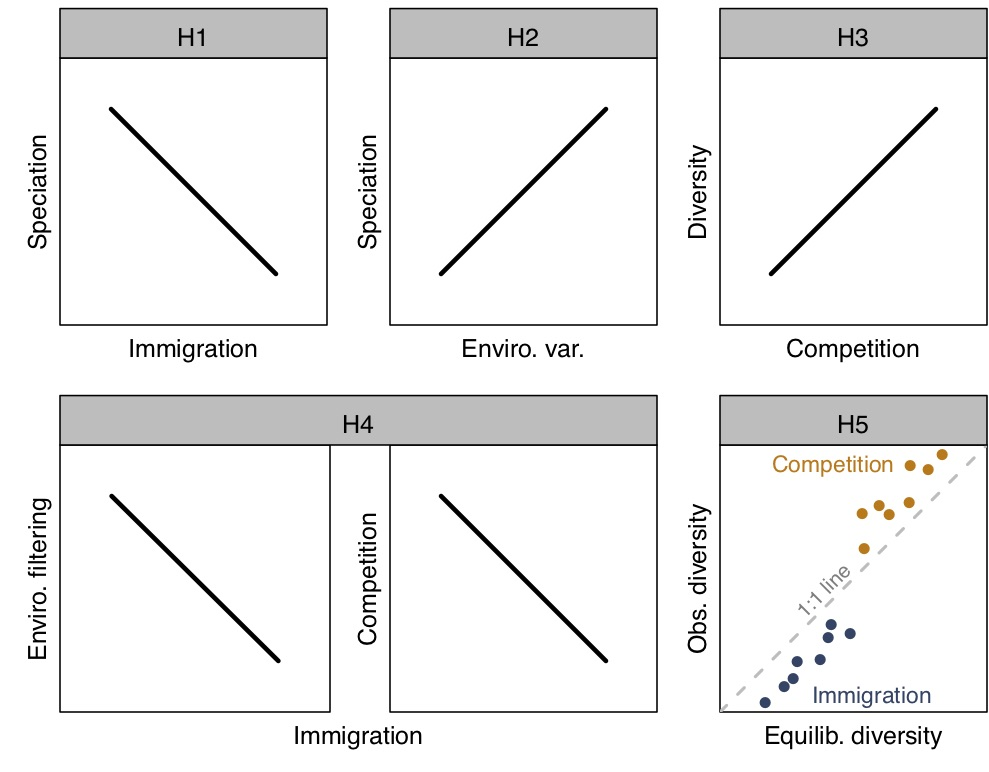

Generate this figure with R:
pdf('fig_hyp.pdf', width = 3.9 * 3, height = 2 * 2)

split.screen(matrix(c(0, 1/3, 0.5, 1, 
                      1/3, 2/3, 0.5, 1, 
                      2/3, 1, 0.5, 1, 
                      0, 2/3, 0, 0.5, 
                      2/3, 1, 0, 0.5), 
                    ncol = 4, byrow = TRUE))

screen(1)
par(mar = c(2, 2, 2, 0.1), mgp = c(0.25, 0, 0))
plot(1:2, type = 'n', axes = FALSE, frame.plot = TRUE, xlim = c(0.75, 2.25), ylim = c(0.75, 2.25), 
     xlab = 'Immigration', ylab = 'Speciation')
segments(1, 2, 2, 1, lwd = 3)

par(xpd = NA)
rect(par('usr')[1], par('usr')[4], par('usr')[2], par('usr')[4] + 0.3, col = 'gray')
mtext('H1', side = 3, line = 0.2)

screen(2)
par(mar = c(2, 2, 2, 0.1), mgp = c(0.25, 0, 0))
plot(1:2, type = 'n', axes = FALSE, frame.plot = TRUE, xlim = c(0.75, 2.25), ylim = c(0.75, 2.25), 
     xlab = 'Enviro. var.', ylab = 'Speciation')
segments(1, 1, 2, 2, lwd = 3)

par(xpd = NA)
rect(par('usr')[1], par('usr')[4], par('usr')[2], par('usr')[4] + 0.3, col = 'gray')
mtext('H2', side = 3, line = 0.2)

screen(3)
par(mar = c(2, 2, 2, 0.1), mgp = c(0.25, 0, 0))
plot(1:2, type = 'n', axes = FALSE, frame.plot = TRUE, xlim = c(0.75, 2.25), ylim = c(0.75, 2.25), 
     xlab = 'Competition', ylab = 'Diversity')
segments(1, 1, 2, 2, lwd = 3)

par(xpd = NA)
rect(par('usr')[1], par('usr')[4], par('usr')[2], par('usr')[4] + 0.3, col = 'gray')
mtext('H3', side = 3, line = 0.2)


split.screen(1:2, 4, erase = FALSE)

screen(6, new = FALSE)
par(mar = c(2, 2, 2, 0), mgp = c(0.25, 0, 0))
plot(1:2, type = 'n', axes = FALSE, frame.plot = TRUE, xlim = c(0.75, 2.25), ylim = c(0.75, 2.25), 
     xlab = '', ylab = 'Enviro. filtering')
segments(1, 2, 2, 1, lwd = 3)

screen(7, new = FALSE)
par(mar = c(2, 2, 2, 0.1), mgp = c(0.25, 0, 0))
plot(1:2, type = 'n', axes = FALSE, frame.plot = TRUE, xlim = c(0.75, 2.25), ylim = c(0.75, 2.25), 
     xlab = '', ylab = 'Competition')
segments(1, 2, 2, 1, lwd = 3)


screen(4, new = FALSE)
par(mar = c(2, 2, 2, 0.1), mgp = c(0.25, 0, 0))
plot(1:2, type = 'n', axes = FALSE, xlim = c(0.75, 2.25), ylim = c(0.75, 2.25), 
     xlab = 'Immigration', ylab = '')

par(xpd = NA)
rect(par('usr')[1], par('usr')[4], par('usr')[2], par('usr')[4] + 0.3, col = 'gray')
mtext('H4', side = 3, line = 0.2)

screen(5)
par(mar = c(2, 2, 2, 0.1), mgp = c(0.25, 0, 0))
plot(1:2, type = 'n', axes = FALSE, frame.plot = TRUE, xlim = c(0.75, 2.25), ylim = c(0.75, 2.25), 
     xlab = 'Equilib. diversity', ylab = 'Obs. diversity')
abline(0, 1, lty = 2, col = 'gray', lwd = 2)

set.seed(2)
x <- seq(1, 1.45, length.out = 8) + runif(8, -0.05, 0.05)
y <- x - runif(8, 0.1, 0.35)
points(x, y, col = hsv(0.6, 0.6, 0.4), pch = 16)

set.seed(4)
x <- seq(1.55, 2, length.out = 8) + runif(8, -0.05, 0.05)
y <- x + runif(8, 0.1, 0.35)
points(x, y, col = hsv(0.1, 1, 0.8), pch = 16)

text(1.3, 1.4, labels = '1:1 line', srt = 45, col = 'gray50', cex = 0.8, adj = c(0.5, 0))
text(1.25, 0.8, labels = 'Immigration', col = hsv(0.6, 0.6, 0.4), adj = c(0, 0.5), cex = 0.9)
text(1.75, 2.2, labels = 'Competition', col = hsv(0.1, 1, 0.8), adj = c(1, 0.5), cex = 0.9)

par(xpd = NA)
rect(par('usr')[1], par('usr')[4], par('usr')[2], par('usr')[4] + 0.3, col = 'gray')
mtext('H5', side = 3, line = 0.2)

close.screen(all.screens = TRUE)

dev.off()


pdf('afoo.pdf', width = 6, height = 8)
par(mar = c(2, 2, 2, 0.1))
plot(1)
text(1, 1, 'fooooooooo', srt = 45, cex = 3)
abline(0, 1)
dev.off()

